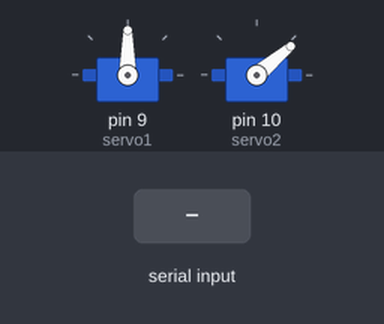
Recording of a sketch running on a simulated Arduino Uno, built with avr-gcc and run on an emulated ATmega328P. Parts: 2 × servo. The inputs (shaded band) are chosen by the test bench.

Above: at 1.2 s.
1.3 s: "90,45," received over Serial
At 2.7 s:
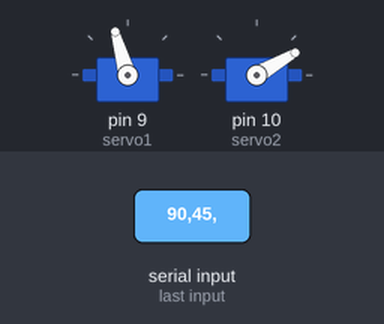
3.8 s: "5," received over Serial
At 5.7 s:
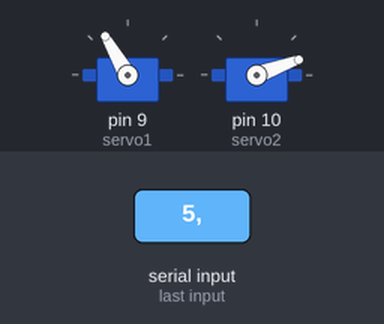
6.3 s: "90," received over Serial
At 7.6 s:
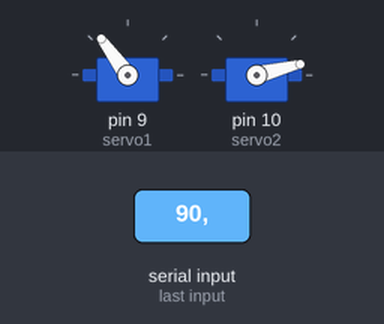
Timing chart, 0 to 9.3 s (numbered marks = the images above; inputs shaded):
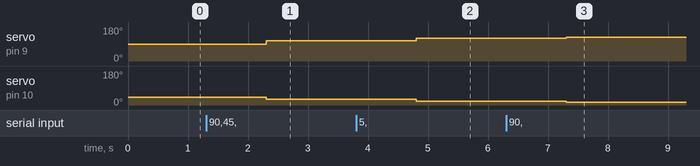

Measured:
- after the input at 1.3 s, servo on pin 9 (servo1): 90° → 106° after 1.0 s; servo on pin 10 (servo2): 40° → 30° after 1.0 s
- after the input at 3.8 s, servo on pin 9 (servo1): 106° → 120° after 1.0 s; servo on pin 10 (servo2): 30° → 20° after 1.0 s
- after the input at 6.3 s, servo on pin 9 (servo1): 120° → 126° after 1.0 s; servo on pin 10 (servo2): 20° → 14° after 1.0 s

The sketch:

capturebot.ino
```cpp
#include <Servo.h>

Servo servo1;
Servo servo2;
int faceX = 480;
int faceY = 270;

void setup() {
  Serial.begin(9600);
  servo1.attach(9);
  servo2.attach(10);

  // Set the initial position of the servos
  servo1.write(90);
  servo2.write(40);
}

void receivePosition() {
  // Wait for data to be available
  while (!Serial.available()) {}
  // Read the X position
  String xString = Serial.readStringUntil(',');
  faceX = xString.toInt();
  if (faceX<0 or faceX>960){
    faceX = 480;
  }
  // Read the Y position
  String yString = Serial.readStringUntil('\n');
  faceY = yString.toInt();
  if (faceY<0 or faceY>540){
    faceY = 270;
  }
//  Serial.println("----------");
//  Serial.print("Received position: ");
//  Serial.print(faceX);
//  Serial.print(",");
//  Serial.println(faceY);
}

void moveServos() {
  // Map the X and Y positions to servo angles
  int servo1Tempt = map(faceX, 0, 960, 30, 150);
  int servo1Target = 180 - servo1Tempt;
  int servo2Target = map(faceY, 0, 540, 0, 110);
  // Gradually adjust the servo angles towards the new angles
  int servo1Current = servo1.read();
  int servo2Current = servo2.read();
  int servo1gap = (servo1Target - servo1Current);
  int servo2gap = (servo2Target - servo2Current);

  if (abs(servo1gap)>10){
    servo1Current += servo1gap/3;
    servo1.write(servo1Current);
    }

  if (abs(servo2gap)>10){
    servo2Current += servo2gap/3;
    servo2.write(servo2Current);
  }

//  Serial.println("----------");
//  Serial.print("Set servo angles: ");
//  Serial.print(servo1Target);
//  Serial.print(",");
//  Serial.println(servo2Target);
}

void loop() {
  receivePosition();
  //delay(10); // Add a small delay to allow servo motors to move to the correct position
  moveServos();
  delay(10);
}
```
